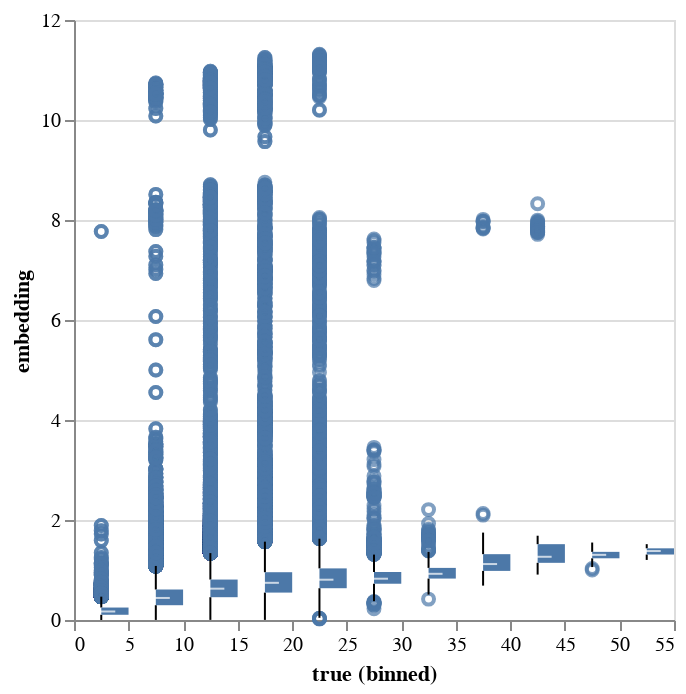

The code cell stored with this chart in its notebook:
### Code cell
from distortion.geometry import neighborhood_distances

distances = neighborhood_distances(adata)
alt.Chart(distances).mark_boxplot(outliers=True).encode(
    x=alt.X('true', bin={"maxbins": 20}),
    y=alt.Y('embedding')
)

### Figure 1 — Vega specification as saved in the notebook (floating-point values rounded to 4 significant figures; data arrays with more than 128 entries replaced by an {"elided": "..."} marker saying what was removed)
{"$schema": "https://vega.github.io/schema/vega/v5.json", "data": [{"name": "source_0"}, {"name": "data_0"}, {"name": "data_1", "values": [{"bin_maxbins_20_true": 0.0, "bin_maxbins_20_true_end": 5.0, "lower_box_embedding": 0.1044, "max_embedding": 7.771, "mid_box_embedding": 0.1702, "min_embedding": 0.0004504, "upper_box_embedding": 0.2493}, {"bin_maxbins_20_true": 5.0, "bin_maxbins_20_true_end": 10.0, "lower_box_embedding": 0.2958, "max_embedding": 10.74, "mid_box_embedding": 0.4409, "min_embedding": 0.001403, "upper_box_embedding": 0.61}, {"bin_maxbins_20_true": 10.0, "bin_maxbins_20_true_end": 15.0, "lower_box_embedding": 0.456, "max_embedding": 10.97, "mid_box_embedding": 0.6266, "min_embedding": 0.002351, "upper_box_embedding": 0.8088}, {"bin_maxbins_20_true": 15.0, "bin_maxbins_20_true_end": 20.0, "lower_box_embedding": 0.5482, "max_embedding": 11.25, "mid_box_embedding": 0.7435, "min_embedding": 0.002069, "upper_box_embedding": 0.9557}, {"bin_maxbins_20_true": 20.0, "bin_maxbins_20_true_end": 25.0, "lower_box_embedding": 0.6357, "max_embedding": 11.31, "mid_box_embedding": 0.8059, "min_embedding": 0.02238, "upper_box_embedding": 1.032}, {"bin_maxbins_20_true": 25.0, "bin_maxbins_20_true_end": 30.0, "lower_box_embedding": 0.7253, "max_embedding": 7.621, "mid_box_embedding": 0.8259, "min_embedding": 0.225, "upper_box_embedding": 0.9604}, {"bin_maxbins_20_true": 30.0, "bin_maxbins_20_true_end": 35.0, "lower_box_embedding": 0.8286, "max_embedding": 2.208, "mid_box_embedding": 0.9239, "min_embedding": 0.4177, "upper_box_embedding": 1.042}, {"bin_maxbins_20_true": 35.0, "bin_maxbins_20_true_end": 40.0, "lower_box_embedding": 0.9822, "max_embedding": 8.012, "mid_box_embedding": 1.119, "min_embedding": 0.6877, "upper_box_embedding": 1.317}, {"bin_maxbins_20_true": 40.0, "bin_maxbins_20_true_end": 45.0, "lower_box_embedding": 1.144, "max_embedding": 8.326, "mid_box_embedding": 1.264, "min_embedding": 0.9083, "upper_box_embedding": 1.517}, {"bin_maxbins_20_true": 45.0, "bin_maxbins_20_true_end": 50.0, "lower_box_embedding": 1.234, "max_embedding": 1.549, "mid_box_embedding": 1.303, "min_embedding": 1.001, "upper_box_embedding": 1.363}, {"bin_maxbins_20_true": 50.0, "bin_maxbins_20_true_end": 55.0, "lower_box_embedding": 1.31, "max_embedding": 1.517, "mid_box_embedding": 1.379, "min_embedding": 1.202, "upper_box_embedding": 1.434}]}, {"name": "data_2", "values": [{"bin_maxbins_20_true": 0.0, "bin_maxbins_20_true_end": 5.0, "lower_box_embedding": 0.1044, "max_embedding": 7.771, "mid_box_embedding": 0.1702, "min_embedding": 0.0004504, "upper_box_embedding": 0.2493}, {"bin_maxbins_20_true": 5.0, "bin_maxbins_20_true_end": 10.0, "lower_box_embedding": 0.2958, "max_embedding": 10.74, "mid_box_embedding": 0.4409, "min_embedding": 0.001403, "upper_box_embedding": 0.61}, {"bin_maxbins_20_true": 10.0, "bin_maxbins_20_true_end": 15.0, "lower_box_embedding": 0.456, "max_embedding": 10.97, "mid_box_embedding": 0.6266, "min_embedding": 0.002351, "upper_box_embedding": 0.8088}, {"bin_maxbins_20_true": 15.0, "bin_maxbins_20_true_end": 20.0, "lower_box_embedding": 0.5482, "max_embedding": 11.25, "mid_box_embedding": 0.7435, "min_embedding": 0.002069, "upper_box_embedding": 0.9557}, {"bin_maxbins_20_true": 20.0, "bin_maxbins_20_true_end": 25.0, "lower_box_embedding": 0.6357, "max_embedding": 11.31, "mid_box_embedding": 0.8059, "min_embedding": 0.02238, "upper_box_embedding": 1.032}, {"bin_maxbins_20_true": 25.0, "bin_maxbins_20_true_end": 30.0, "lower_box_embedding": 0.7253, "max_embedding": 7.621, "mid_box_embedding": 0.8259, "min_embedding": 0.225, "upper_box_embedding": 0.9604}, {"bin_maxbins_20_true": 30.0, "bin_maxbins_20_true_end": 35.0, "lower_box_embedding": 0.8286, "max_embedding": 2.208, "mid_box_embedding": 0.9239, "min_embedding": 0.4177, "upper_box_embedding": 1.042}, {"bin_maxbins_20_true": 35.0, "bin_maxbins_20_true_end": 40.0, "lower_box_embedding": 0.9822, "max_embedding": 8.012, "mid_box_embedding": 1.119, "min_embedding": 0.6877, "upper_box_embedding": 1.317}, {"bin_maxbins_20_true": 40.0, "bin_maxbins_20_true_end": 45.0, "lower_box_embedding": 1.144, "max_embedding": 8.326, "mid_box_embedding": 1.264, "min_embedding": 0.9083, "upper_box_embedding": 1.517}, {"bin_maxbins_20_true": 45.0, "bin_maxbins_20_true_end": 50.0, "lower_box_embedding": 1.234, "max_embedding": 1.549, "mid_box_embedding": 1.303, "min_embedding": 1.001, "upper_box_embedding": 1.363}, {"bin_maxbins_20_true": 50.0, "bin_maxbins_20_true_end": 55.0, "lower_box_embedding": 1.31, "max_embedding": 1.517, "mid_box_embedding": 1.379, "min_embedding": 1.202, "upper_box_embedding": 1.434}]}, {"name": "data_3"}, {"name": "data_4", "values": {"elided": "15454 records"}}, {"name": "data_5"}, {"name": "data_6", "values": [{"bin_maxbins_20_true": 0.0, "bin_maxbins_20_true_end": 5.0, "lower_box_embedding": 0.1044, "lower_whisker_embedding": 0.0004504, "upper_whisker_embedding": 0.4664}, {"bin_maxbins_20_true": 5.0, "bin_maxbins_20_true_end": 10.0, "lower_box_embedding": 0.2958, "lower_whisker_embedding": 0.001403, "upper_whisker_embedding": 1.081}, {"bin_maxbins_20_true": 10.0, "bin_maxbins_20_true_end": 15.0, "lower_box_embedding": 0.456, "lower_whisker_embedding": 0.002351, "upper_whisker_embedding": 1.338}, {"bin_maxbins_20_true": 15.0, "bin_maxbins_20_true_end": 20.0, "lower_box_embedding": 0.5482, "lower_whisker_embedding": 0.002069, "upper_whisker_embedding": 1.567}, {"bin_maxbins_20_true": 20.0, "bin_maxbins_20_true_end": 25.0, "lower_box_embedding": 0.6357, "lower_whisker_embedding": 0.04423, "upper_whisker_embedding": 1.626}, {"bin_maxbins_20_true": 25.0, "bin_maxbins_20_true_end": 30.0, "lower_box_embedding": 0.7253, "lower_whisker_embedding": 0.3759, "upper_whisker_embedding": 1.308}, {"bin_maxbins_20_true": 30.0, "bin_maxbins_20_true_end": 35.0, "lower_box_embedding": 0.8286, "lower_whisker_embedding": 0.5086, "upper_whisker_embedding": 1.362}, {"bin_maxbins_20_true": 35.0, "bin_maxbins_20_true_end": 40.0, "lower_box_embedding": 0.9822, "lower_whisker_embedding": 0.6877, "upper_whisker_embedding": 1.748}, {"bin_maxbins_20_true": 40.0, "bin_maxbins_20_true_end": 45.0, "lower_box_embedding": 1.144, "lower_whisker_embedding": 0.9083, "upper_whisker_embedding": 1.686}, {"bin_maxbins_20_true": 45.0, "bin_maxbins_20_true_end": 50.0, "lower_box_embedding": 1.234, "lower_whisker_embedding": 1.059, "upper_whisker_embedding": 1.549}, {"bin_maxbins_20_true": 50.0, "bin_maxbins_20_true_end": 55.0, "lower_box_embedding": 1.31, "lower_whisker_embedding": 1.202, "upper_whisker_embedding": 1.517}]}, {"name": "data_7", "values": [{"bin_maxbins_20_true": 0.0, "bin_maxbins_20_true_end": 5.0, "lower_whisker_embedding": 0.0004504, "upper_box_embedding": 0.2493, "upper_whisker_embedding": 0.4664}, {"bin_maxbins_20_true": 5.0, "bin_maxbins_20_true_end": 10.0, "lower_whisker_embedding": 0.001403, "upper_box_embedding": 0.61, "upper_whisker_embedding": 1.081}, {"bin_maxbins_20_true": 10.0, "bin_maxbins_20_true_end": 15.0, "lower_whisker_embedding": 0.002351, "upper_box_embedding": 0.8088, "upper_whisker_embedding": 1.338}, {"bin_maxbins_20_true": 15.0, "bin_maxbins_20_true_end": 20.0, "lower_whisker_embedding": 0.002069, "upper_box_embedding": 0.9557, "upper_whisker_embedding": 1.567}, {"bin_maxbins_20_true": 20.0, "bin_maxbins_20_true_end": 25.0, "lower_whisker_embedding": 0.04423, "upper_box_embedding": 1.032, "upper_whisker_embedding": 1.626}, {"bin_maxbins_20_true": 25.0, "bin_maxbins_20_true_end": 30.0, "lower_whisker_embedding": 0.3759, "upper_box_embedding": 0.9604, "upper_whisker_embedding": 1.308}, {"bin_maxbins_20_true": 30.0, "bin_maxbins_20_true_end": 35.0, "lower_whisker_embedding": 0.5086, "upper_box_embedding": 1.042, "upper_whisker_embedding": 1.362}, {"bin_maxbins_20_true": 35.0, "bin_maxbins_20_true_end": 40.0, "lower_whisker_embedding": 0.6877, "upper_box_embedding": 1.317, "upper_whisker_embedding": 1.748}, {"bin_maxbins_20_true": 40.0, "bin_maxbins_20_true_end": 45.0, "lower_whisker_embedding": 0.9083, "upper_box_embedding": 1.517, "upper_whisker_embedding": 1.686}, {"bin_maxbins_20_true": 45.0, "bin_maxbins_20_true_end": 50.0, "lower_whisker_embedding": 1.059, "upper_box_embedding": 1.363, "upper_whisker_embedding": 1.549}, {"bin_maxbins_20_true": 50.0, "bin_maxbins_20_true_end": 55.0, "lower_whisker_embedding": 1.202, "upper_box_embedding": 1.434, "upper_whisker_embedding": 1.517}]}], "marks": [{"type": "symbol", "name": "layer_0_layer_0_marks", "from": {"data": "data_4"}, "encode": {"update": {"fill": {"value": "transparent"}, "x": {"signal": "scale(\"x\", 0.5 * datum[\"bin_maxbins_20_true\"] + 0.5 * datum[\"bin_maxbins_20_true_end\"])"}, "stroke": {"value": "#4c78a8"}, "y": {"field": "embedding", "scale": "y"}, "opacity": {"value": 0.7}}}, "style": ["point", "boxplot-outliers"]}, {"type": "rule", "name": "layer_0_layer_1_layer_0_marks", "from": {"data": "data_6"}, "encode": {"update": {"stroke": {"value": "black"}, "tooltip": {"signal": "{\"Upper Whisker of embedding\": format(datum[\"upper_whisker_embedding\"], \"\"), \"Lower Whisker of embedding\": format(datum[\"lower_whisker_embedding\"], \"\"), \"bin_maxbins_20_true_end\": isValid(datum[\"bin_maxbins_20_true_end\"]) ? datum[\"bin_maxbins_20_true_end\"] : \"\"+datum[\"bin_maxbins_20_true_end\"], \"true (binned)\": format(datum[\"bin_maxbins_20_true\"], \"\")}"}, "y": {"field": "lower_whisker_embedding", "scale": "y"}, "y2": {"field": "lower_box_embedding", "scale": "y"}, "x": {"signal": "scale(\"x\", 0.5 * datum[\"bin_maxbins_20_true\"] + 0.5 * datum[\"bin_maxbins_20_true_end\"])"}}}, "style": ["rule", "boxplot-rule"], "aria": false}, {"type": "rule", "name": "layer_0_layer_1_layer_1_marks", "from": {"data": "data_7"}, "encode": {"update": {"x": {"signal": "scale(\"x\", 0.5 * datum[\"bin_maxbins_20_true\"] + 0.5 * datum[\"bin_maxbins_20_true_end\"])"}, "stroke": {"value": "black"}, "tooltip": {"signal": "{\"Upper Whisker of embedding\": format(datum[\"upper_whisker_embedding\"], \"\"), \"Lower Whisker of embedding\": format(datum[\"lower_whisker_embedding\"], \"\"), \"bin_maxbins_20_true_end\": isValid(datum[\"bin_maxbins_20_true_end\"]) ? datum[\"bin_maxbins_20_true_end\"] : \"\"+datum[\"bin_maxbins_20_true_end\"], \"true (binned)\": format(datum[\"bin_maxbins_20_true\"], \"\")}"}, "y2": {"field": "upper_whisker_embedding", "scale": "y"}, "y": {"field": "upper_box_embedding", "scale": "y"}}}, "style": ["rule", "boxplot-rule"], "aria": false}, {"type": "rect", "name": "layer_1_layer_0_marks", "from": {"data": "data_1"}, "encode": {"update": {"fill": {"value": "#4c78a8"}, "y": {"field": "lower_box_embedding", "scale": "y"}, "tooltip": {"signal": "{\"Max of embedding\": format(datum[\"max_embedding\"], \"\"), \"Q3 of embedding\": format(datum[\"upper_box_embedding\"], \"\"), \"Median of embedding\": format(datum[\"mid_box_embedding\"], \"\"), \"Q1 of embedding\": format(datum[\"lower_box_embedding\"], \"\"), \"Min of embedding\": format(datum[\"min_embedding\"], \"\"), \"bin_maxbins_20_true_end\": isValid(datum[\"bin_maxbins_20_true_end\"]) ? datum[\"bin_maxbins_20_true_end\"] : \"\"+datum[\"bin_maxbins_20_true_end\"], \"true (binned)\": format(datum[\"bin_maxbins_20_true\"], \"\")}"}, "x": {"signal": "scale(\"x\", 0.5 * datum[\"bin_maxbins_20_true\"] + 0.5 * datum[\"bin_maxbins_20_true_end\"])"}, "y2": {"field": "upper_box_embedding", "scale": "y"}, "x2": {"field": "bin_maxbins_20_true_end", "scale": "x"}}}, "style": ["bar", "boxplot-box"]}, {"type": "rect", "name": "layer_1_layer_1_marks", "from": {"data": "data_2"}, "encode": {"update": {"yc": {"field": "mid_box_embedding", "scale": "y"}, "tooltip": {"signal": "{\"Max of embedding\": format(datum[\"max_embedding\"], \"\"), \"Q3 of embedding\": format(datum[\"upper_box_embedding\"], \"\"), \"Median of embedding\": format(datum[\"mid_box_embedding\"], \"\"), \"Q1 of embedding\": format(datum[\"lower_box_embedding\"], \"\"), \"Min of embedding\": format(datum[\"min_embedding\"], \"\"), \"bin_maxbins_20_true_end\": isValid(datum[\"bin_maxbins_20_true_end\"]) ? datum[\"bin_maxbins_20_true_end\"] : \"\"+datum[\"bin_maxbins_20_true_end\"], \"true (binned)\": format(datum[\"bin_maxbins_20_true\"], \"\")}"}, "fill": [{"value": "#4c78a8", "test": "datum['lower_box_embedding'] >= datum['upper_box_embedding']"}, {"value": "white"}], "opacity": {"value": 0.7}, "height": {"value": 1}, "width": {"value": 14}, "xc": {"signal": "scale(\"x\", 0.5 * datum[\"bin_maxbins_20_true\"] + 0.5 * datum[\"bin_maxbins_20_true_end\"])"}}}, "aria": false, "style": ["tick", "boxplot-median"]}], "scales": [{"name": "x", "type": "linear", "domain": {"fields": [{"data": "data_4", "field": "bin_maxbins_20_true"}, {"data": "data_4", "field": "bin_maxbins_20_true_end"}, {"data": "data_6", "field": "bin_maxbins_20_true"}, {"data": "data_6", "field": "bin_maxbins_20_true_end"}, {"data": "data_7", "field": "bin_maxbins_20_true"}, {"data": "data_7", "field": "bin_maxbins_20_true_end"}, {"data": "data_1", "field": "bin_maxbins_20_true"}, {"data": "data_1", "field": "bin_maxbins_20_true_end"}, {"data": "data_2", "field": "bin_maxbins_20_true"}, {"data": "data_2", "field": "bin_maxbins_20_true_end"}]}, "range": [0, {"signal": "width"}], "zero": false}, {"name": "y", "type": "linear", "domain": {"fields": [{"data": "data_4", "field": "embedding"}, {"data": "data_6", "field": "lower_whisker_embedding"}, {"data": "data_6", "field": "lower_box_embedding"}, {"data": "data_7", "field": "upper_box_embedding"}, {"data": "data_7", "field": "upper_whisker_embedding"}, {"data": "data_1", "field": "lower_box_embedding"}, {"data": "data_1", "field": "upper_box_embedding"}, {"data": "data_2", "field": "mid_box_embedding"}]}, "range": [{"signal": "height"}, 0], "nice": true, "zero": true}], "axes": [{"scale": "y", "orient": "left", "grid": true, "domain": false, "maxExtent": 0, "minExtent": 0, "zindex": 0, "ticks": false, "aria": false, "labels": false, "gridScale": "x", "tickCount": {"signal": "ceil(height/40)"}}, {"scale": "x", "title": "true (binned)", "orient": "bottom", "grid": false, "labelFlush": true, "labelOverlap": true, "tickCount": {"signal": "ceil(width/40)"}, "zindex": 0}, {"scale": "y", "tickCount": {"signal": "ceil(height/40)"}, "labelOverlap": true, "grid": false, "orient": "left", "zindex": 0, "title": "embedding"}], "background": "white", "height": 300, "style": "cell", "width": 300, "padding": 5}
